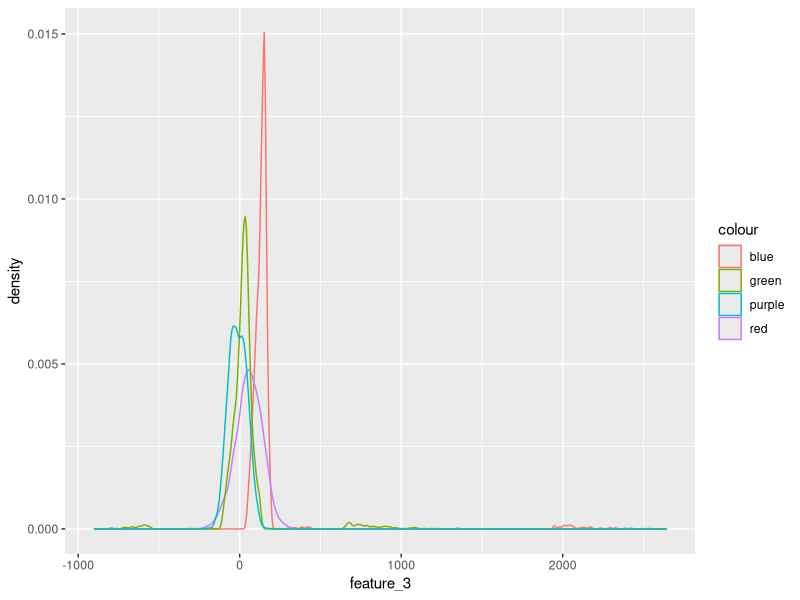
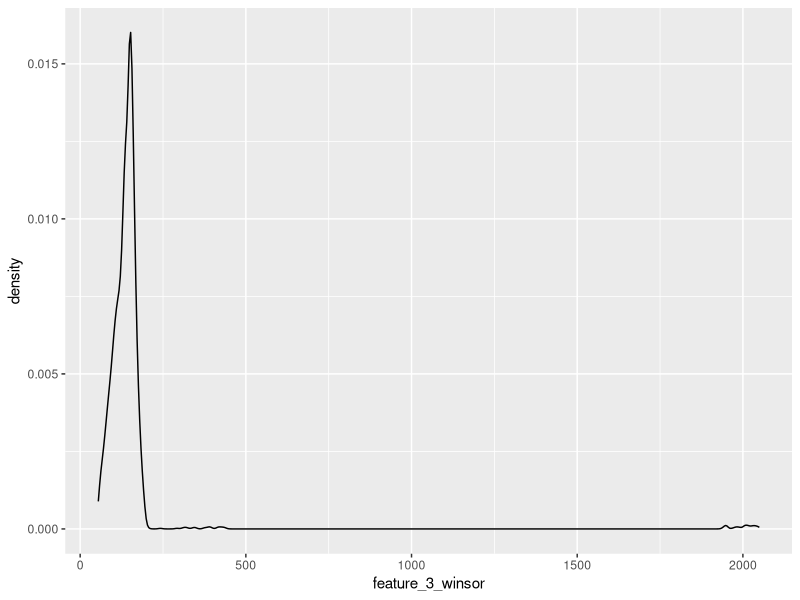
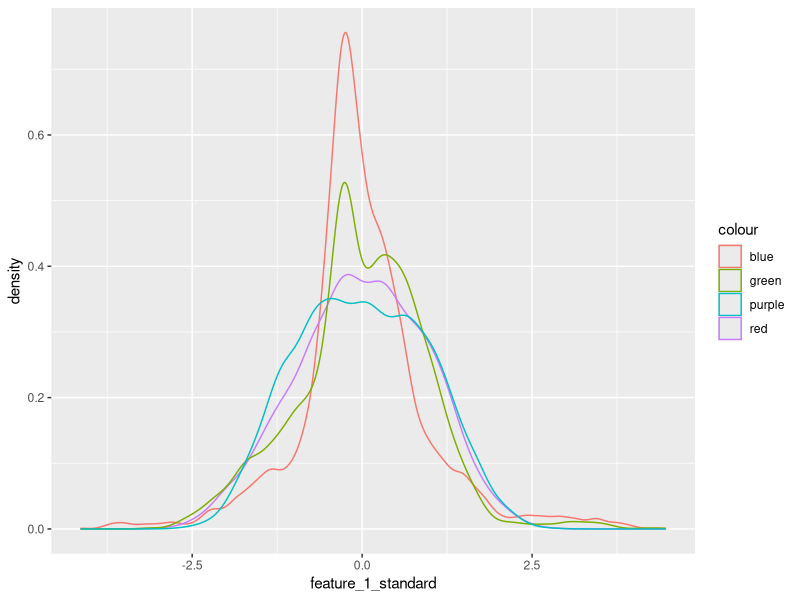
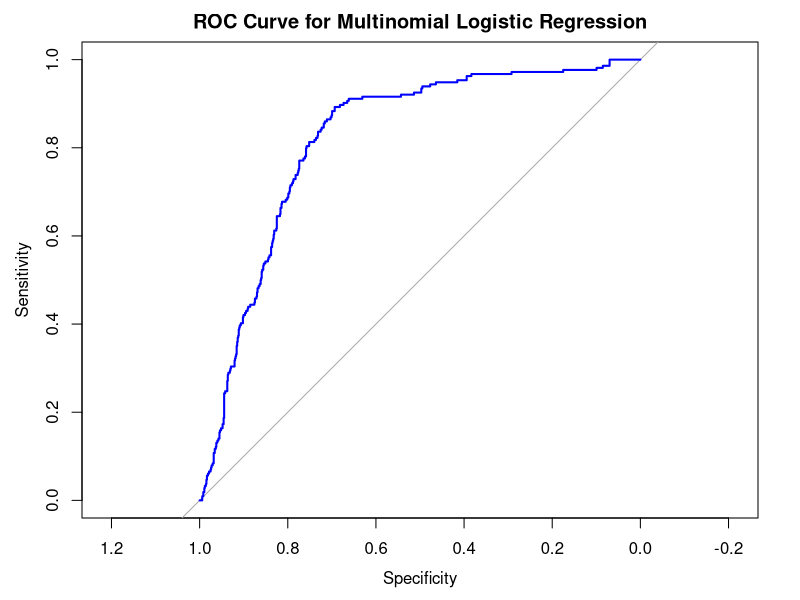

The R source for these figures, in order: (Note: this script raises an error after producing the figures.)
## ---- chunk 1
library(tidyverse)
train <- read.csv(file="FITB_train.csv",header=TRUE)
test <- read.csv(file="FITB_test.csv",header=TRUE)
## ---- chunk 2
library(ggplot2)
ggplot(data=train,aes(feature_3,color="blue")) + geom_density() + 
  geom_density(data=train,aes(feature_2,color="red")) + 
  geom_density(data=train,aes(feature_1,color="green")) + 
  geom_density(data=train,aes(feature_4,color="purple"))
## ---- chunk 3
train$key <- row.names(train)
feature_3_winsor <- data.frame(feature_3 = train$feature_3, key = row.names(train))
feature_3_winsor_clean <- na.omit(feature_3_winsor)

feature_3_winsor_clean <- feature_3_winsor_clean %>%
  mutate(z_score = (feature_3 - mean(feature_3)) / sd(feature_3),percentile = ecdf(feature_3)(feature_3) * 100)

feature_3_winsor_df <- feature_3_winsor_clean[!(feature_3_winsor_clean[, 4] < 1 | feature_3_winsor_clean[, 4] > 99), ]

non_matching_keys <- anti_join(train, feature_3_winsor_df, by = "key")$key

train <- train %>% mutate(feature_3 = ifelse(key %in% non_matching_keys, NA, feature_3))

colnames(train)[3] <- "feature_3_winsor"
## ---- chunk 4
ggplot(data=train,aes(feature_3_winsor)) + geom_density()
## ---- chunk 5
train[is.na(train[,3]),3] <- median(feature_3_winsor_clean$feature_3)

colnames(train)[3] <- "feature_3_impute"

test[is.na(test[,3]),3] <- median(feature_3_winsor_clean$feature_3)
colnames(test)[3] <- "feature_3_impute"
## ---- chunk 6
train$date <- format(as.Date(train$date, format = "%Y-%m-%d"), "%Y")
library(dplyr)

train <- train %>%
  arrange(id, date) %>% # Sort by id and date
  group_by(id) %>%
  mutate(feature_2 = ifelse(is.na(feature_2),
                            lead(feature_2, order_by = date), # Try next year
                            feature_2)) %>%
  mutate(feature_2 = ifelse(is.na(feature_2),
                            lag(feature_2, order_by = date), # Try previous year
                            feature_2))

colnames(train)[2] <- "feature_2_impute"


test <- test %>%
  arrange(id, date) %>% 
  group_by(id) %>%
  mutate(feature_2 = ifelse(is.na(feature_2),
                            lead(feature_2, order_by = date), # Try next year
                            feature_2)) %>%
  mutate(feature_2 = ifelse(is.na(feature_2),
                            lag(feature_2, order_by = date), # Try previous year
                            feature_2))

colnames(test)[2] <- "feature_2_impute"

train <- na.omit(train)
test <- na.omit(test)
## ---- chunk 7
library(dplyr)
train <- train %>%
  mutate(across(c(feature_1, feature_2_impute, feature_3_impute, feature_4), 
                ~ (.x - mean(.x, na.rm = TRUE)) / sd(.x, na.rm = TRUE)))

colnames(train) <- c("feature_1_standard","feature_2_standard","feature_3_standard","feature_4_standard","id","date","y","key")

test <- test %>%
  mutate(across(c(feature_1, feature_2_impute, feature_3_impute, feature_4), 
                ~ (.x - mean(.x, na.rm = TRUE)) / sd(.x, na.rm = TRUE)))

colnames(test) <- c("feature_1_standard","feature_2_standard","feature_3_standard","feature_4_standard","id","date","y")

ggplot(data=train,aes(feature_1_standard,color="blue")) + geom_density() + 
  geom_density(data=train,aes(feature_2_standard,color="red")) + 
  geom_density(data=train,aes(feature_3_standard,color="green")) + 
  geom_density(data=train,aes(feature_4_standard,color="purple"))
## ---- chunk 8
library(nnet)
train$y <- as.numeric(as.character(factor(train$y, levels = c("90+DPD", "active"), labels = c(1, 0))))
#This is necessary so that the delinquent value is recognized as the positive outcome.
delinquency_model <- multinom(y ~ feature_1_standard + feature_2_standard + feature_3_standard + feature_4_standard, 
                              data=train,family=binomial())
summary(delinquency_model)
## ---- chunk 9
    library(pROC)
    test$predicted_y <- predict(delinquency_model, newdata = test, type = "class")
    test$y_numeric <- as.numeric(as.character(factor(test$y, levels = c("90+DPD", "active"), labels = c(1, 0))))
    test$Probability <- predict(delinquency_model, newdata = test, type = "probs")
    options(digits = 4)
    
    roc_curve <- roc(response = test$y_numeric, predictor = test$Probability)

    roc_metrics <- coords(roc_curve, x = "all", ret = c("threshold", "sensitivity", "specificity"))
    (head(roc_metrics,5))

    roc_metrics$threshold <- as.numeric(roc_metrics$threshold)
    plot(roc_curve, main = "ROC Curve for Multinomial Logistic Regression", col = "blue", lwd = 2)
    text(0.2, 0.2, paste("AUC:", round(auc_value, 4)), col = "black", cex = 1.2)
    text(0.2, 0.1, paste("Optimal Threshold:", round(optimal_threshold, 4)), col = "black", cex = 1.2)
    options(digits = 7)
## ---- chunk 10
ggplot(roc_metrics, aes(x = threshold)) +
    geom_line(aes(y = sensitivity, color = "Sensitivity")) +
    geom_line(aes(y = specificity, color = "Specificity")) +
    labs(title = "Sensitivity and Specificity vs. Threshold",
    x = "Threshold", y = "Metric Value") +
    scale_color_manual(name = "Metrics", values = c("Sensitivity" = "red", "Specificity" = "blue")) +
    theme_minimal()
## ---- chunk 11
test$predicted_class <- ifelse(test$Probability >= roc_metrics$threshold[which.min(abs(roc_metrics$sensitivity - roc_metrics$specificity))], 1, 0)

library(caret)
conf_matrix <- confusionMatrix(
  factor(test$predicted_class, levels = c(0, 1)),
  factor(test$y_numeric, levels = c(0, 1)))

confusion_table <- as.data.frame.matrix(conf_matrix$table)
rownames(confusion_table) <- c("Actual: Non-delinquent", "Actual: Delinquent")
colnames(confusion_table) <- c("Predicted: Non-delinquent", "Predicted: Delinquent")

print("Confusion Matrix:")
print(confusion_table)

true_positives <- confusion_table[2, 2]  
false_positives <- confusion_table[1, 2] 
true_negatives <- confusion_table[1, 1]  
false_negatives <- confusion_table[2, 1] 
## ---- chunk 12
library(car)
X <- model.matrix(~ feature_1_standard + feature_2_standard + feature_3_standard + feature_4_standard, data=train)
vif_values <- diag(solve(cor(X[, -1]))) 
names(vif_values) <- colnames(X)[-1]    
print(vif_values)
library(corrplot)

cor_matrix <- cor(train[, c("feature_1_standard", "feature_2_standard", "feature_3_standard", "feature_4_standard")])
corrplot(cor_matrix, 
         method = "color",        
         col = colorRampPalette(c("white", "red"))(200),  
         type = "upper",          
         tl.col = "black",        
         tl.srt = 45,             
         addCoef.col = "black",  
         number.cex = 0.8)
## ---- chunk 13

full_model <- glm(y ~ feature_1_standard + feature_2_standard + feature_3_standard + feature_4_standard, data = train, 
                  family = binomial())

model_without_feature_1 <- glm(y ~ feature_2_standard + feature_3_standard + feature_4_standard, data = train, family = binomial())


anova(model_without_feature_1, full_model, test = "LRT")

model_without_feature_3 <- glm(y ~ feature_1_standard + feature_2_standard + feature_4_standard, data = train, 
                  family = binomial())

anova(model_without_feature_3, full_model, test = "LRT")
## ---- chunk 14
library(pROC)
library(ggplot2)

model_without_feature_1 <- glm(y ~ feature_2_standard + feature_3_standard + feature_4_standard, 
                               data = train, family = binomial())

test_no_feature_1 <- test %>%
  select(-feature_1_standard) 

test_no_feature_1$Probability <- predict(model_without_feature_1, newdata = test_no_feature_1, type = "response")

test_no_feature_1$y_numeric <- as.numeric(as.character(factor(test_no_feature_1$y, 
                                                              levels = c("90+DPD", "active"), 
                                                              labels = c(1, 0))))

roc_curve <- roc(response = test_no_feature_1$y_numeric, 
                 predictor = test_no_feature_1$Probability)

roc_metrics <- coords(roc_curve, x = "all", ret = c("threshold", "sensitivity", "specificity"))
print(head(roc_metrics, 5)) 

test_no_feature_1

plot(roc_curve, main = "ROC Curve Without Feature 1", col = "blue", lwd = 2)
auc_value <- auc(roc_curve) # Calculate AUC
optimal_threshold <- coords(roc_curve, "best", ret = "threshold")
text(0.2, 0.2, paste("AUC:", round(auc_value, 4)), col = "black", cex = 1.2)
text(0.2, 0.1, paste("Optimal Threshold:", round(optimal_threshold, 4)), col = "black", cex = 1.2)

roc_metrics_df <- as.data.frame(roc_metrics) 
ggplot(roc_metrics_df, aes(x = threshold)) +
    geom_line(aes(y = sensitivity, color = "Sensitivity")) +
    geom_line(aes(y = specificity, color = "Specificity")) +
    labs(title = "Sensitivity and Specificity vs. Threshold Without Feature 1",
         x = "Threshold", y = "Metric Value") +
    scale_color_manual(name = "Metrics", values = c("Sensitivity" = "red", "Specificity" = "blue")) +
    theme_minimal()
## ---- chunk 15
library(car)
X <- model.matrix(~ feature_2_standard + feature_3_standard + feature_4_standard, data=train)
vif_values <- diag(solve(cor(X[, -1]))) 
names(vif_values) <- colnames(X)[-1]    
print(vif_values)
library(corrplot)

cor_matrix <- cor(train[, c("feature_2_standard", "feature_3_standard", "feature_4_standard")])
corrplot(cor_matrix, 
         method = "color",        
         col = colorRampPalette(c("white", "red"))(200),  
         type = "upper",          
         tl.col = "black",        
         tl.srt = 45,             
         addCoef.col = "black",  
         number.cex = 0.8)
